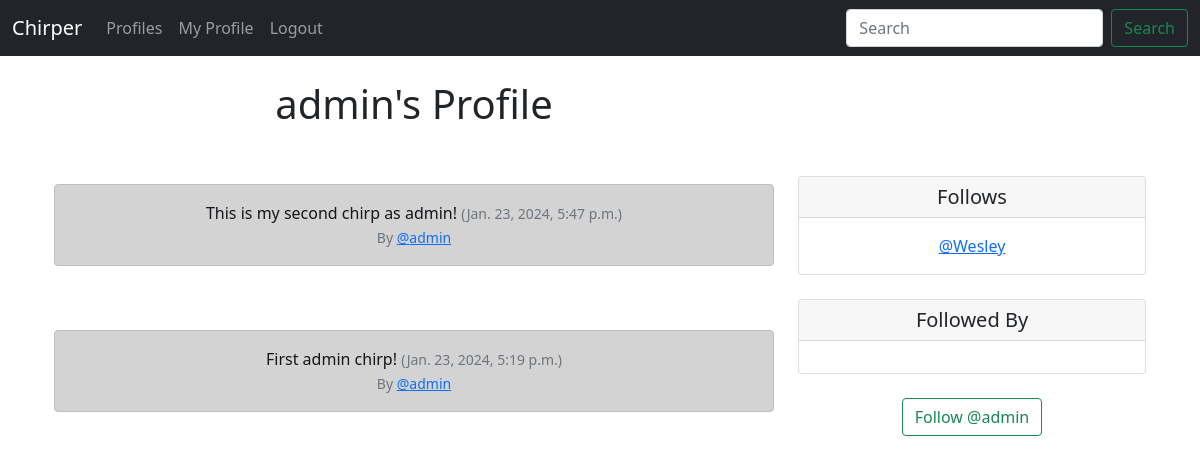
/profile/1 (signed in), run on an earlier commit of the app's database.
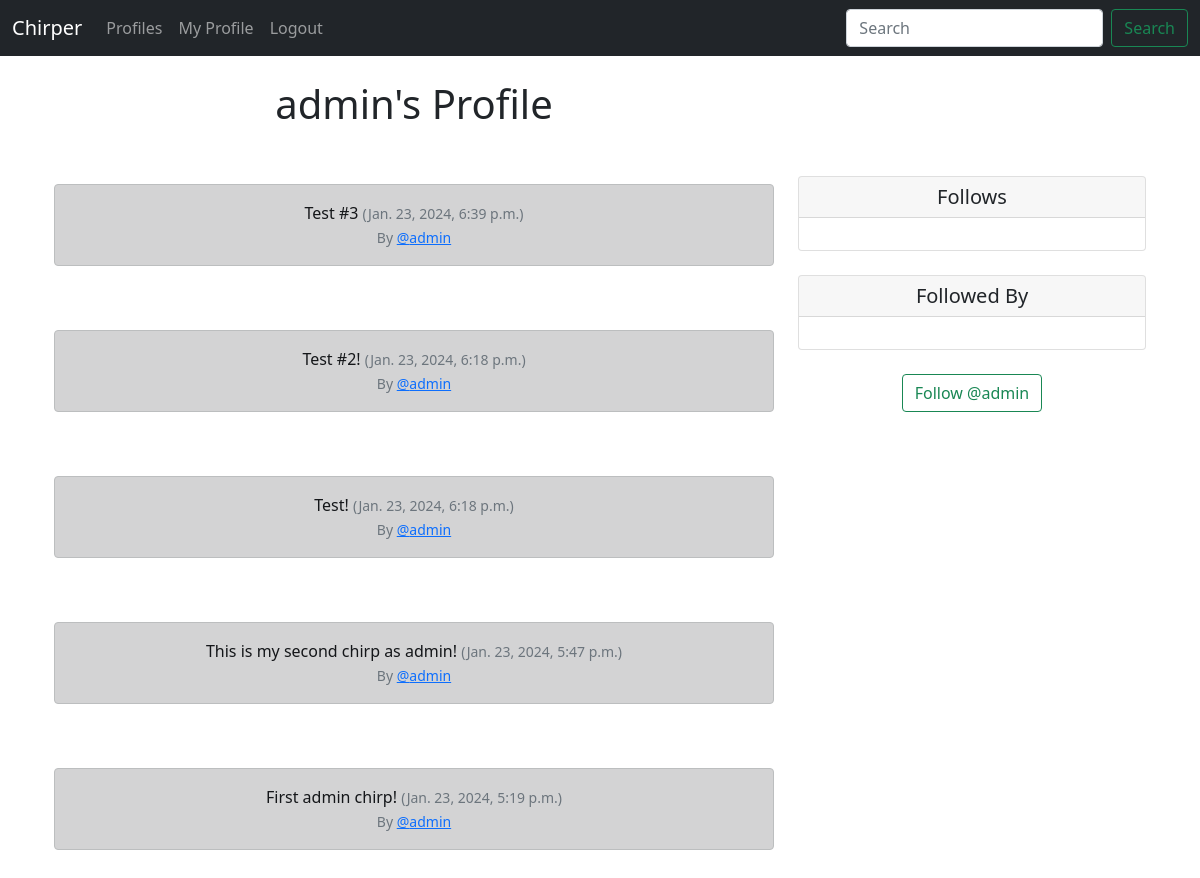
And on a later commit of the database.
### Chirper/models.py (models this page shows, shortened)
class Chirp(models.Model):
    user = models.ForeignKey(
        User, related_name="chirps",
        on_delete = models.DO_NOTHING
    )
    body = models.CharField(max_length=200)
    created_at = models.DateTimeField(auto_now_add=True)

class Profile(models.Model):
    user = models.OneToOneField(User, on_delete=models.CASCADE)
    follows = models.ManyToManyField("self", related_name="followed_by", symmetrical=False, blank=True)
    date_modified = models.DateTimeField(User, auto_now=True)
    def __str__(self):
        return self.user.username

### Chirper/views.py (the view, shortened to what this page needs)
# urls.py: path('profile/<int:pk>', views.profile, name='profile'),
def profile(request, pk):
    if request.user.is_authenticated:
        profile = Profile.objects.get(user_id=pk)
        chirps = Chirp.objects.filter(user_id=pk).order_by("-created_at")
        return render(request, 'profile.html', {'profile':profile, "chirps":chirps})
    else:
        messages.success(request, ("You must be logged in to view this page."))
        return redirect('home')

### Chirper/templates/profile.html (shortened to what this page needs)
{% extends 'base.html' %}
{% block content %}
    {% if profile %}
        <div class="container text-center">
            <div class="row">
                <div class="col-8">
                    <h1>{{ profile.user.username }}'s Profile</h1><br>
                    {% if chirps %}
                        {% for chirp in chirps %}
                            <br>
                            <div class="alert alert-dark" role="alert">
                                {{ chirp.body }}
                                <small class="text-muted">
                                    ({{ chirp.created_at }}) <br>
                                    By <a href="{% url 'profile' chirp.user.id %}">@{{ chirp.user.username }}</a>
                                </small>
                            </div>
                            <br>
                        {% endfor %}
                    {% endif %}
                </div>
                <div class="col-4">
                    <br><br><br><br>
                    <div class="card">
                        <h5 class="card-header">Follows</h5>
                        <div class="card-body">
                          <p class="card-text">
                            {% for following in profile.follows.all %}
                                <a href="{% url 'profile' following.user.id %}">@{{ following }}</a><br>
                            {% endfor %}
                          </p>
                        </div>
                      </div>
                    <br>
                    <div class="card">
                        <h5 class="card-header">Followed By</h5>
                        <div class="card-body">
                        </div>
                    </div>
                    <br>
                    <form method="POST">
                        {% if profile in user.profile.follows.all %}
                            <button class="btn btn-outline-danger" name="follow" value="unfollow" type="submit">Unfollow @{{ profile.user.username|lower }}</button>
                        {% else %}
                            <button class="btn btn-outline-success" name="follow" value="follow" type="submit">Follow @{{ profile.user.username|lower }}</button>
                        {% endif %}
                    </form>
                </div>
            </div>
        </div>
    {% endif %}
{% endblock %}

What changed in the data, as far as the page shows it:
no longer on this page (row unchanged): Profile: user.username "Wesley"
added Chirp: body "Test #3", created_at "Jan. 23, 2024, 6:39 p.m.", user.username "admin"
added Chirp: body "Test #2!", created_at "Jan. 23, 2024, 6:18 p.m.", user.username "admin"
added Chirp: body "Test!", created_at "Jan. 23, 2024, 6:18 p.m.", user.username "admin"
